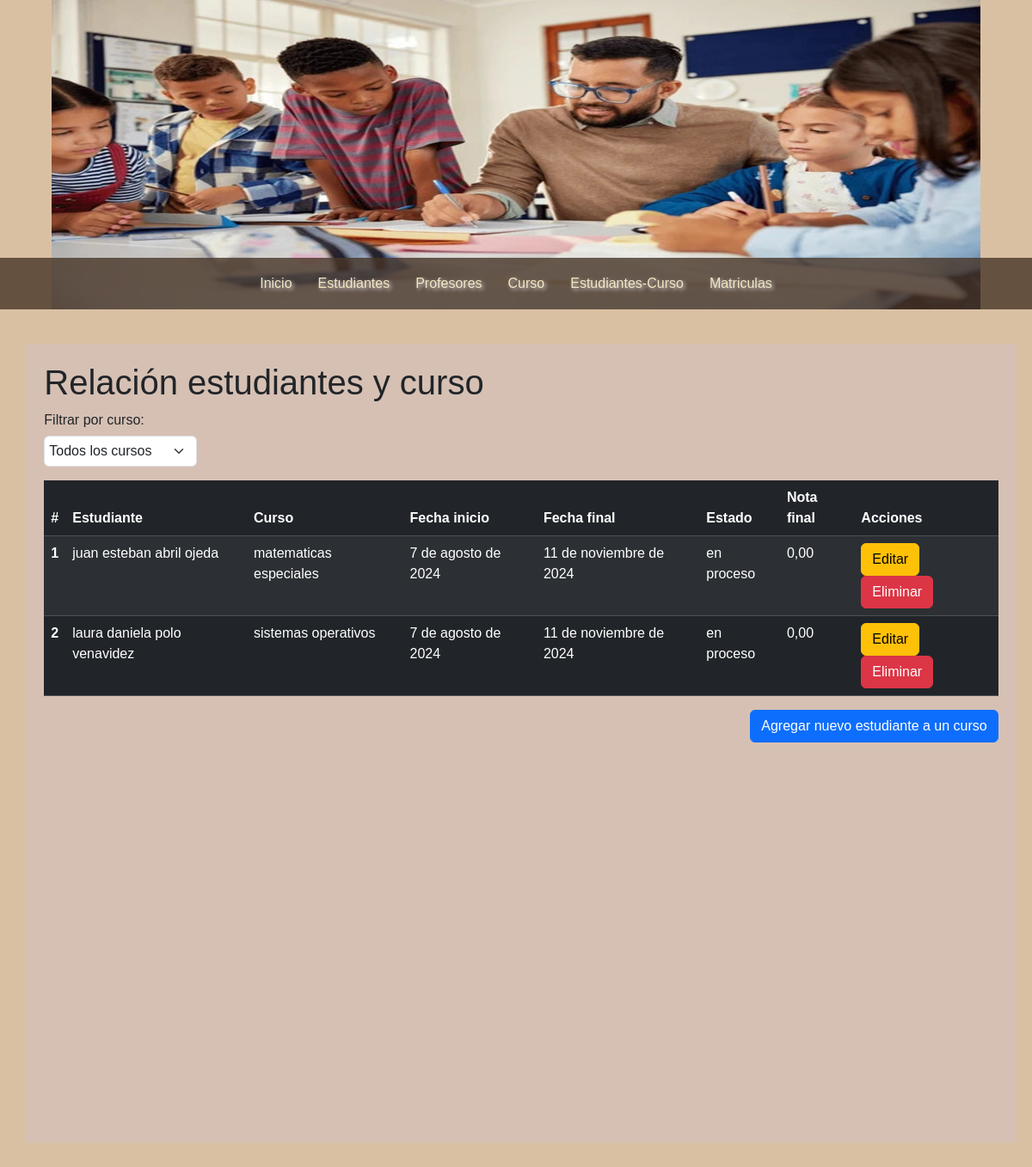
The app's page /estudiantes-curso/ with its own data.
### estudiante_curso/models.py (models this page shows, shortened)
class EstudianteCurso(models.Model):
    estudiante = models.ForeignKey(Persona, on_delete=models.SET_NULL, null = True, related_name='cursos', limit_choices_to={'rol':'Estudiante'})
    curso = models.ForeignKey(curso, on_delete=models.SET_NULL, null= True)
    fechaInicio = models.DateField()
    fechaFinal = models.DateField()
    estado = models.CharField(max_length=100)
    notaFinal = models.DecimalField(max_digits=3, decimal_places=2)
    class Meta:
        db_table = 'Estudiantes_Cursos'

### persona/models.py (models this page shows, shortened)
class Persona(models.Model):
    nombre = models.CharField(max_length=100)
    apellidos = models.CharField(max_length=100)
    dni = models.CharField(max_length=10)
    telefono = models.CharField(max_length=10)
    email = models.EmailField()
    fecha_nacimiento = models.DateField()
    rol = models.CharField(max_length=20)
    created_at = models.DateTimeField(auto_now_add=True)
    class Meta:
        db_table = 'persona'

### estudiante_curso/views.py (the view)
# urls.py: path('estudiantes-curso/', Estudiante_Curso, name='lista-estudiantes-cursos'),
def Estudiante_Curso(request):
    cursos = curso.objects.all()  # Obtener todos los cursos disponibles
    curso_seleccionado = request.GET.get('curso')  # Obtener el curso seleccionado del filtro (si hay)
    if curso_seleccionado:
        estudiantes_cursos = EstudianteCurso.objects.filter(curso=curso_seleccionado)  # Filtrar por curso seleccionado
    else:
        estudiantes_cursos = EstudianteCurso.objects.all()  # Mostrar todos si no se selecciona un curso
    return render(request, 'lista_est_cur.html', {
        'title': 'Relación estudiantes y curso',
        'estudiantes_cursos': estudiantes_cursos,
        'cursos': cursos,  # Pasar los cursos a la plantilla
        'curso_seleccionado': curso_seleccionado  # Pasar el curso seleccionado a la plantilla
    })

### estudiante_curso/templates/lista_est_cur.html (shortened to what this page needs)
{% extends "index.html" %}
{% block content %}
    <h1>{{ title }}</h1>
    <form method="get" class="mb-3">
        <label for="curso">Filtrar por curso:</label>
        <select name="curso" id="curso" class="form-select" onchange="this.form.submit()">
            <option value="">Todos los cursos</option>
        </select>
    </form>
    <table class="table table-dark table-striped">
        <thead>
            <tr>
                <th scope="col">#</th>
                <th scope="col">Estudiante</th>
                <th scope="col">Curso</th>
                <th scope="col">Fecha inicio</th>
                <th scope="col">Fecha final</th>
                <th scope="col">Estado</th>
                <th scope="col">Nota final</th>
                <th scope="col">Acciones</th>
            </tr>
        </thead>
        <tbody>
            {% for estudiante_curso in estudiantes_cursos %}
            <tr>
                <th scope="row">{{ forloop.counter }}</th>
                <td>{{ estudiante_curso.estudiante.nombre }} {{ estudiante_curso.estudiante.apellidos }}</td>
                <td>{{ estudiante_curso.curso.nombre }}</td>
                <td>{{ estudiante_curso.fechaInicio }}</td>
                <td>{{ estudiante_curso.fechaFinal }}</td>
                <td>{{ estudiante_curso.estado }}</td>
                <td>{{ estudiante_curso.notaFinal }}</td>
                <td>
                    <a href="{% url 'editar_estudiante_curso' estudiante_curso.id %}" class="btn btn-warning">Editar</a>
                    <a href="{% url 'eliminar_estudiante_curso' estudiante_curso.id %}" class="btn btn-danger" onclick="return confirmarEliminacion();">Eliminar</a>
                </td>
            </tr>
            {% empty %}
            <tr>
                <td colspan="8" class="text-center">No se encontraron registros para este curso</td>
            </tr>
            {% endfor %}
        </tbody>
    </table>
    <div class="d-flex justify-content-end">
        <a href="{% url 'formulario_estudiante_curso' %}" class="btn btn-primary">Agregar nuevo estudiante a un curso</a>
    </div>
{% endblock %}

### mainApp/static/css/styles.css (style rules this page uses)
* { margin: 0px; padding: 0px; font-family: Arial, Helvetica, sans-serif; text-decoration: none; }
body { background-color: #DAC0A3; }
.box form { width: 40%; }
.box form input, .box form label { display: block; border-radius: 3px; height: 30px; }
.box form select { display: block; margin-bottom: 15px; width: 40%; padding: 5px; }

### mainApp/templates/index.html (style rules this page uses)
body { background-color: #DAC0A3; }

### records on screen
EstudianteCurso: estudiante.nombre "juan esteban", estudiante.apellidos "abril ojeda", curso.nombre "matematicas especiales", fechaInicio "7 de agosto de 2024", fechaFinal "11 de noviembre de 2024", estado "en proceso", notaFinal "0,00"
EstudianteCurso: estudiante.nombre "laura daniela", estudiante.apellidos "polo venavidez", curso.nombre "sistemas operativos", fechaInicio "7 de agosto de 2024", fechaFinal "11 de noviembre de 2024", estado "en proceso", notaFinal "0,00"

### other values on screen
{{ title }} "Relación estudiantes y curso"
